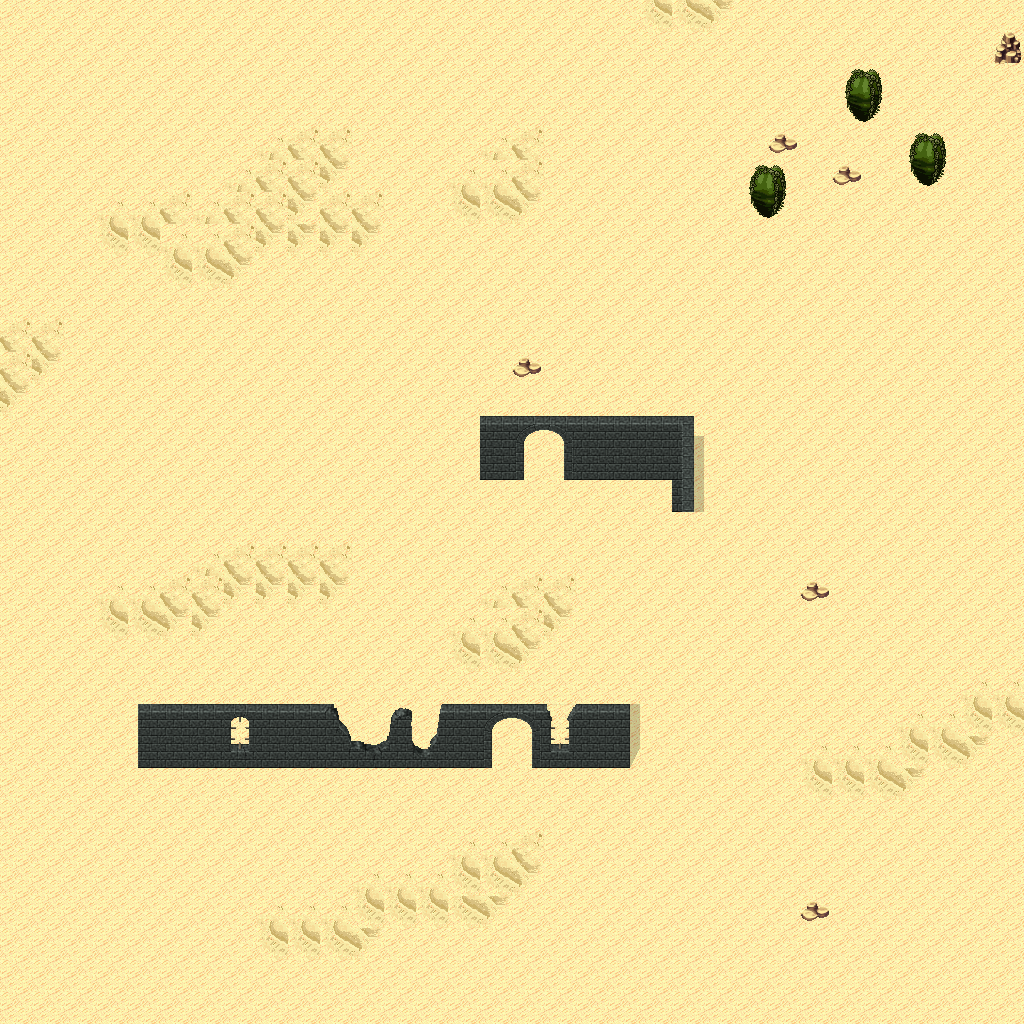

This is a level from a 2D game, rendered from its Tiled map with the project's own tilesets. A one-line summary and the map file follow, with tile-layer data summarised:
An orthogonal 32x32 tile map with 32x32 px tiles, 5 tile layers (Ground, Objects, Objects2, Above, ...), 1 hidden layer not drawn, 14 tilesets.

<map version="1.10" tiledversion="1.11.0" orientation="orthogonal" renderorder="right-down" width="32" height="32" tilewidth="32" tileheight="32" infinite="0" nextlayerid="11" nextobjectid="1">
 <tileset firstgid="1" name="logic_collision" tilewidth="32" tileheight="32" tilecount="1" columns="1">
  <image source="../drawable/logic_collision.png" width="32" height="32" />
 </tileset>
 <tileset firstgid="2" name="ground_ground" tilewidth="32" tileheight="32" tilecount="33" columns="3">
  <image source="../drawable/ground_ground.png" width="96" height="352" />
 </tileset>
 <tileset firstgid="35" name="terrain_desert" tilewidth="32" tileheight="32" tilecount="88" columns="8">
  <image source="../drawable/terrain_desert.png" width="256" height="352" />
 </tileset>
 <tileset firstgid="123" name="building_stone_ruins" tilewidth="32" tileheight="32" tilecount="72" columns="6">
  <image source="../drawable/building_stone_ruins.png" width="192" height="384" />
 </tileset>
 <tileset firstgid="195" name="ground_sand_edges" tilewidth="32" tileheight="32" tilecount="15" columns="5">
  <image source="../drawable/ground_sand_edges.png" width="160" height="96" />
 </tileset>
 <tileset firstgid="210" name="ground_slate_tiles" tilewidth="32" tileheight="32" tilecount="15" columns="5">
  <image source="../drawable/ground_slate_tiles.png" width="160" height="96" />
 </tileset>
 <tileset firstgid="225" name="ground_sand_2" tilewidth="32" tileheight="32" tilecount="15" columns="5">
  <image source="../drawable/ground_sand_2.png" width="160" height="96" />
 </tileset>
 <tileset firstgid="240" name="plant_cactus_2" tilewidth="32" tileheight="32" tilecount="10" columns="5">
  <image source="../drawable/plant_cactus_2.png" width="160" height="64" />
 </tileset>
 <tileset firstgid="250" name="plant_round_cactuses" tilewidth="32" tileheight="32" tilecount="20" columns="10">
  <image source="../drawable/plant_round_cactuses.png" width="320" height="64" />
 </tileset>
 <tileset firstgid="270" name="plant_tree_banana_tree" tilewidth="32" tileheight="32" tilecount="40" columns="4">
  <image source="../drawable/plant_tree_banana_tree.png" width="128" height="320" />
 </tileset>
 <tileset firstgid="310" name="plant_tree_palm_tree" tilewidth="32" tileheight="32" tilecount="6" columns="2">
  <image source="../drawable/plant_tree_palm_tree.png" width="64" height="96" />
 </tileset>
 <tileset firstgid="316" name="plant_tree_palm_trees" tilewidth="32" tileheight="32" tilecount="40" columns="4">
  <image source="../drawable/plant_tree_palm_trees.png" width="128" height="320" />
 </tileset>
 <tileset firstgid="356" name="building_stone_tower" tilewidth="32" tileheight="32" tilecount="14" columns="2">
  <image source="../drawable/building_stone_tower.png" width="64" height="224" />
 </tileset>
 <tileset firstgid="370" name="plant_bush_large_green" tilewidth="32" tileheight="32" tilecount="9" columns="3">
  <image source="../drawable/plant_bush_large_green.png" width="96" height="96" />
 </tileset>
 <layer id="1" name="Ground" width="32" height="32">
  <data>[1024 cells, 1024 non-empty, 5 distinct tile ids]</data>
 </layer>
 <layer id="2" name="Objects" width="32" height="32">
  <data>[1024 cells, 36 non-empty, 16 distinct tile ids]</data>
 </layer>
 <layer id="3" name="Objects2" width="32" height="32">
  <data>[1024 cells, 0 non-empty, 0 distinct tile ids]</data>
 </layer>
 <layer id="4" name="Above" width="32" height="32">
  <data>[1024 cells, 28 non-empty, 13 distinct tile ids]</data>
 </layer>
 <layer id="5" name="Above2" width="32" height="32">
  <data>[1024 cells, 0 non-empty, 0 distinct tile ids]</data>
 </layer>
 <layer id="6" name="Walkable" width="32" height="32" visible="0">
  <data>[1024 cells, 32 non-empty, 1 distinct tile ids]</data>
 </layer>
 <objectgroup id="7" name="Mapevents" />
 <objectgroup id="8" name="Spawn" />
 <objectgroup id="9" name="Keys" />
 <objectgroup id="10" name="Replace" />
</map>
